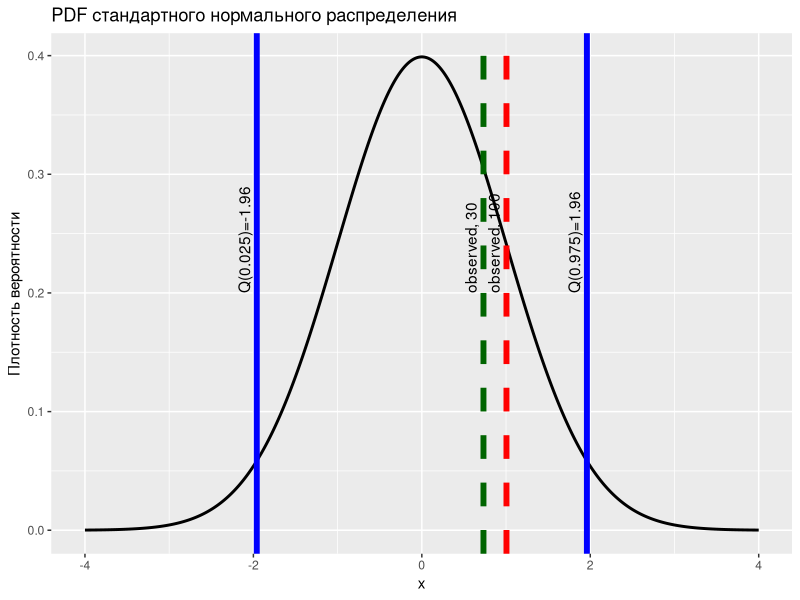
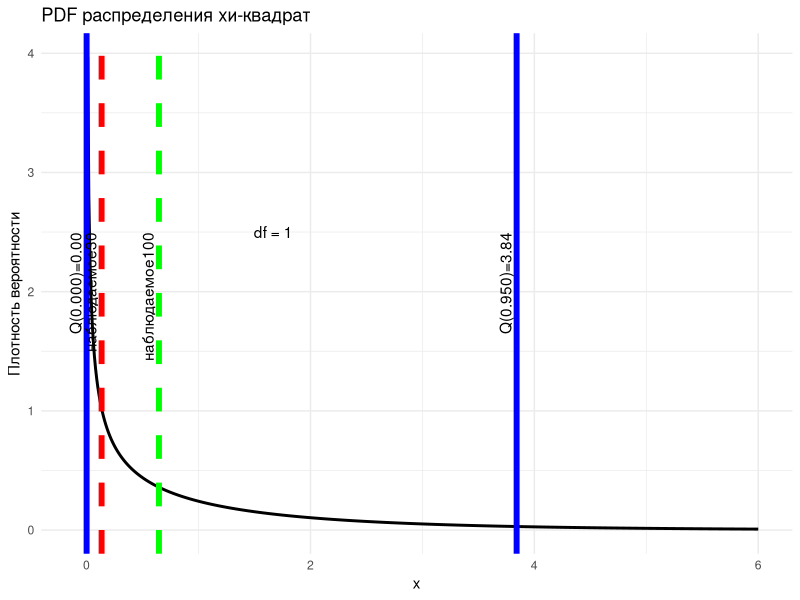
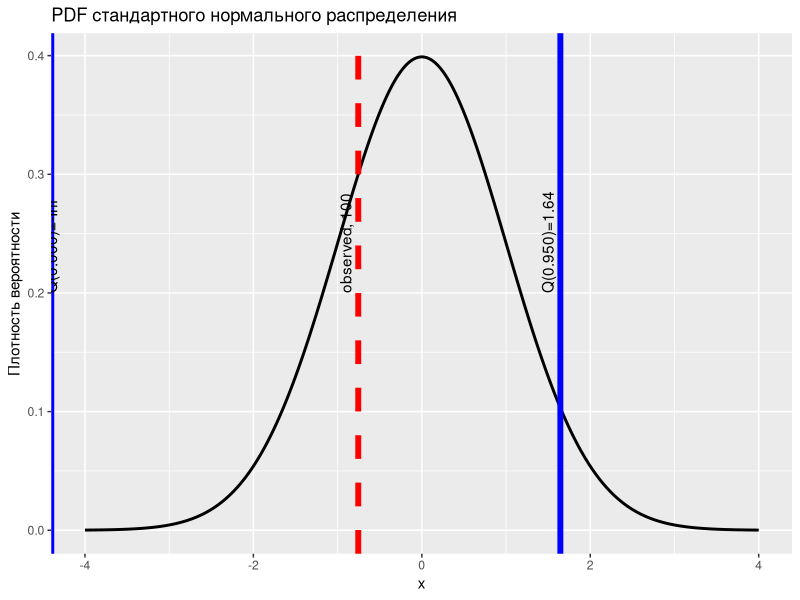
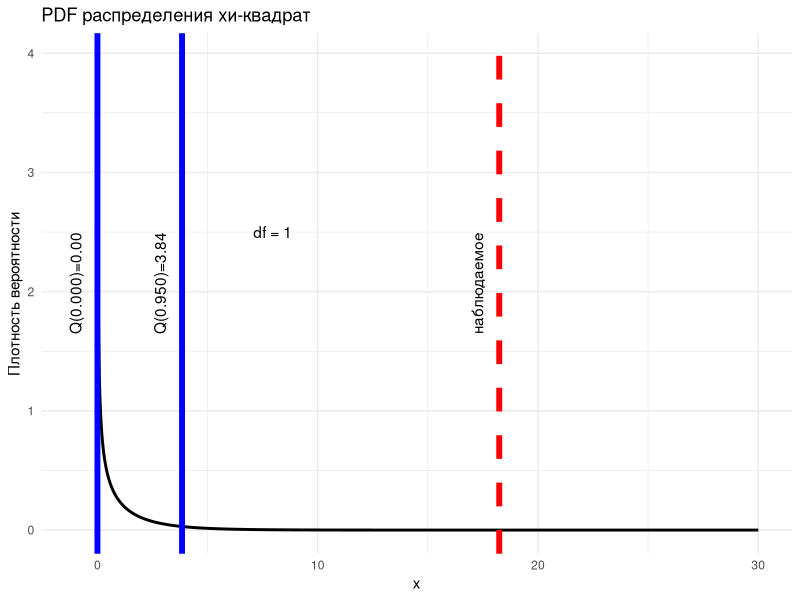
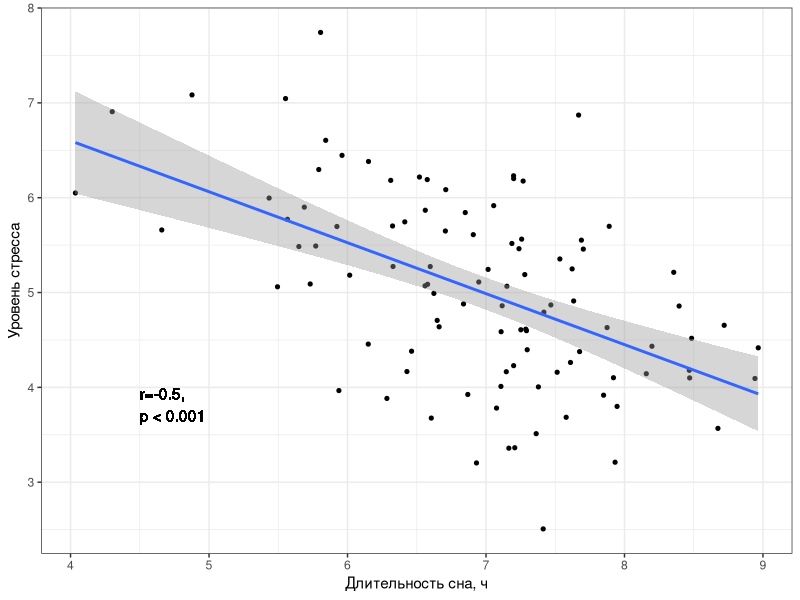

Reproduce these figures in R, in order.
## ---- chunk 1

knitr::opts_chunk$set(echo = T)
library(dplyr)

## ---- chunk 2

# Воспроизводимость результатов
set.seed(42)

# Общий размер выборки 
sample_size <- 100

# Генерация данных по физической активности (бинарная переменная) в фиксированном соотношении 1:1
#activity100 <- rbinom(sample_size, 1, 0.5)
activity100 <- c(rep(1, sample_size/2), rep(0, sample_size/2))

# Коммент 1. Общий размер выборки должен быть 100 (у Вас 200) - СКОРРЕКТИРОВАНО

# Генерация данных по наличию сердечно-сосудистых заболеваний (бинарная переменная)
# У активных людей меньше вероятность заболеть (0.5 vs 0.6)

#cardio100 <- c(rbinom(sample_size/2, 1, 0.5), rbinom(sample_size/2, 1, 0.6))
#cardio100 <- rbinom(sample_size, 1, ifelse(activity100 == 1, 0.5, 0.6))
cardio100 <- c(rep(1, 0.5*sample_size/2), rep(0, 0.5*sample_size/2), rep(0, 0.4*sample_size/2), rep(1, 0.6*sample_size/2))

# Коммент 2. У активных людей меньше вероятность заболеть (0.5 vs 0.6) (у Вас 0.55 на 0.55) - ИСПРАВЛЕНО НА ГЕНЕРАЦИЮ ВЫБОРКИ "В лоб"

table(activity100, cardio100)

#fisher.test(activity100, cardio100)

## ---- chunk 3

# Воспроизводимость результатов
set.seed(42)

# Общий размер выборки
sample_size <- 30

# Генерация данных по физической активности (бинарная переменная) в фиксированном соотношении 1:1
activity30 <- c(rep(1, sample_size/2), rep(0, sample_size/2)) 

# Коммент 3. Общий размер выборки должен быть 30 (у Вас 60) - СКОРРЕКТИРОВАНО

# Генерация данных по наличию сердечно-сосудистых заболеваний (бинарная переменная)
# У активных людей меньше вероятность заболеть (0.5 vs 0.6)

#cardio30 <- rbinom(sample_size, 1, ifelse(activity30 == 1, 0.5, 0.6)) 

# Коммент 4. У активных людей меньше вероятность заболеть (0.5 vs 0.6) (у Вас люди с низкой активностью болеют реже)- ОТВЕТ исправила на прямое задание кол-ва успехов

cardio30 <- c(rep(1, 7), rep(0, 8), rep(0, 0.4*sample_size/2), rep(1, 0.6*sample_size/2))

table(activity30, cardio30)

#fisher.test(activity30, cardio30)
    
## ---- chunk 4

# Функция для проведения z-теста для двух независимых долей
performTwoProportionZTest <- function(t) {
  
  x <- t[1,2]
  n1<- t[1,2]+t[1,1]
  
    y <- t[2,2]
  n2<- t[2,2]+t[2,1]
  
  # Расчет долей успешных исходов в выборках
  p1 <- x / n1
  p2 <- y / n2

  # Расчет объединенной доли успешных исходов
  P <- (x + y) / (n1 + n2)

  # Расчет стандартной ошибки
  SQ <- P * (1 - P) * (1/n1 + 1/n2)

  # Выполнение z-теста
  z_test_result <- (p1 - p2) / sqrt(SQ)

  return(z_test_result)
}

z_test_result100 <- performTwoProportionZTest(table(activity100,cardio100))
#print(z_test_result100)

z_test_result30 <- performTwoProportionZTest(table(activity30,cardio30))
#print(z_test_result30)


# Загрузка необходимого пакета ggplot2
library(ggplot2)


# Создание последовательности значений x
x_values <- seq(-4, 4, by = 0.01)

# Расчет значений Плотности Вероятности (PDF) для стандартного нормального распределения
pdf_normal <- dnorm(x_values, mean = 0, sd = 1)

# Квантили
quantiles <- c(0.025, 0.975)

quantile_values <- qnorm(quantiles, mean = 0, sd = 1)

# Создание данных для построения графика
pdf_data <- data.frame(x = x_values, Probability = pdf_normal)

# Создание графика PDF для визуализации стандартного нормального распределения
ggplot(pdf_data, aes(x = x)) +
  geom_line(aes(y = Probability), linewidth = 1, color = "black", linetype = "solid") +
  geom_vline(xintercept = quantile_values, linewidth = 2, linetype = "solid", color = "blue") +
  geom_vline(xintercept = z_test_result100, linewidth = 2, linetype = "dashed", color = "red") +
    geom_vline(xintercept = z_test_result30, linewidth = 2, linetype = "dashed", color = "darkgreen") +
  annotate("text", x = quantile_values[1]-0.15, y = 0.2, label = sprintf("Q(%.3f)=%.2f", quantiles[1], quantile_values[1]), hjust = 0, angle = 90) +
  annotate("text", x = quantile_values[2]-0.15, y = 0.2, label = sprintf("Q(%.3f)=%.2f", quantiles[2], quantile_values[2]), hjust = 0, angle = 90) +
  annotate("text", x = z_test_result100-0.15, y = 0.2, label = 'observed, 100', hjust = 0, angle = 90)+
  annotate("text", x = z_test_result30-0.15, y = 0.2, label = 'observed, 30', hjust = 0, angle = 90)+  
  labs(title = "PDF стандартного нормального распределения", x = "x", y = "Плотность вероятности")

p_value30 <- 2 * (1 - pnorm(abs(z_test_result30)))
p_value100 <- 2 * (1 - pnorm(abs(z_test_result100)))

## ---- chunk 5
# Загрузка необходимых библиотек
library(ggplot2)

# Определение степеней свободы для распределения хи-квадрат
df <- 1  # Подстраивайте степени свободы по мере необходимости

# Создание последовательности значений x
x_values <- seq(0.01, 30, by = 0.01)  # Подстраивайте диапазон и шаг по мере необходимости

# Расчет значений PDF для распределения хи-квадрат
pdf_chi_squared <- dchisq(x_values, df)

# Квантили
quantiles <- c(0.0, 0.95)

# Расчет критических значений для распределения хи-квадрат
critical_value_lower <- qchisq(quantiles[1], df)
critical_value_upper <- qchisq(quantiles[2], df)

# Расчет наблюдаемого значения хи-квадрат (замените на ваше фактическое наблюдаемое значение)
observed_chi_squared30 <- 0.1339  # Замените на ваше реальное наблюдаемое значение
observed_chi_squared100 <- 0.6464
# Создание data frame для построения графика
pdf_data <- data.frame(x = x_values, Probability = pdf_chi_squared)

# Создание графика PDF для визуализации распределения хи-квадрат
ggplot(pdf_data, aes(x = x, y = Probability)) +
  geom_line(size = 1, color = "black") +
  labs(title = "PDF распределения хи-квадрат", x = "x", y = "Плотность вероятности") +
  theme_minimal() +
  geom_vline(xintercept = c(critical_value_lower, critical_value_upper, observed_chi_squared30,observed_chi_squared100),
             linetype = c("solid", "solid", "dashed", "dashed"),
             color = c("blue", "blue", "red", "green"),
             size = c(2, 2, 2, 2)) +
  annotate("text", x = critical_value_lower - 0.1, y = 2.5, label = sprintf("Q(%.3f)=%.2f", quantiles[1], critical_value_lower), hjust = 1, angle = 90) +
  annotate("text", x = critical_value_upper - 0.1, y = 2.5, label = sprintf("Q(%.3f)=%.2f", quantiles[2], critical_value_upper), hjust = 1, angle = 90) +
  annotate("text", x = observed_chi_squared30 - 0.1, y = 2.5, label = 'наблюдаемое30', hjust = 1, angle = 90) +
    annotate("text", x = observed_chi_squared100 - 0.1, y = 2.5, label = 'наблюдаемое100', hjust = 1, angle = 90) +
  annotate("text", x = critical_value_upper - 2, y = 2.5, label = sprintf("df = %.0f", df), hjust = 1)+
  xlim(NA,6)


## ---- chunk 6
chi_result30 <- chisq.test(table(activity30, cardio30))
chi_result100 <- chisq.test(table(activity100, cardio100))

chi_result30$p.value
chi_result100$p.value

## ---- chunk 7

print(paste("4.  Критические значения статистики: ", round(quantile_values[1],2)," - ", round(quantile_values[2],2)))
      
print(paste("5.1  Наблюдаемое значение статистики для выборки в 100:", round(z_test_result100,2)))
print(paste("5.2  Наблюдаемое значение статистики для выборки в 30:", round(z_test_result30,2)))
print(paste("6.1  p-value для выборки в 100:", round(p_value100,3)))
print(paste("6.2  p-value для выборки в 30:", round(p_value30,3)))

# Коммент 5. Предлагаю пересмотреть результаты (данные изменятся) - ОТВЕТ пересчитала со скорректированным объемом выборки и заданием успехов в группах. Цифры изменились, но общие выводы нет.

## ---- chunk 8

# Воспроизводимость результатов
set.seed(42)

# Размер выборки (в каждой группе)
sample_size <- 80

#Допустим стандартное отклонение артериального давления в генеральной совокупности
sd_gen = 10


# В популяции c экспериментальным методом лечения средний уровень систолического артериального давления меньше (130 vs 135 mm) 
# Генерация данных для группы с новым методом лечения 
group1 <- rnorm(sample_size, 130, sd_gen)  # экспериментальная группа

# Генерация данных для группы со стандартным лечением
group2 <- rnorm(sample_size, 135, 1.2*sd_gen)  # контрольная группа

## ---- chunk 9
alpha=0.05
t_test <- t.test(group1, group2, var.equal = FALSE, alternative="less", conf.level=1-alpha)

# Квантили
quantiles <- c(0.05, 1)

df=158

t_critical_low <- qt(quantiles[1], df = df)
t_critical_up <-  qt(quantiles[2], df = df)

# Коммент 7. Предлагаю пересмотреть результаты принимая во внимание 9 комментарий
# ОТВЕТ  - Альтернативный вариант теста - Критерий Манна-Уитни-Уилкоксона для независимых выборок

w_test <- wilcox.test(group1, group2, alternative = "less", paired = FALSE, conf.level = 1- alpha, conf.int = TRUE, exact=FALSE)

# Квантили
quantiles <- c(0.05, 1)

w_critical_low <- qwilcox(quantiles[1], sample_size, sample_size)
w_critical_up <-  qwilcox(quantiles[2], sample_size, sample_size)

## ---- chunk 10
print("РЕЗУЛЬТАТ Т-КРИТЕРИЯ С МЕТОДОМ Уэлча")
print(paste("4. Критическое значение статистики: ", round(t_critical_low,2)))
print(paste("5. Наблюдаемое значение статистики:", round(t_test$statistic,2)))
print(paste("6. p-value:", format(t_test$p.value, scientific=T, digits=3)))
print(paste("ДИ:", round(t_test$conf.int[1],3), round(t_test$conf.int[2],3)))

print("РЕЗУЛЬТАТ КРИТЕРИЯ Манна-Уитни-Уилкоксона")
print(paste("4. Критическое значение статистики: ", round(w_critical_low,2)))
print(paste("5. Наблюдаемое значение статистики:", round(w_test$statistic,2)))
print(paste("6. p-value:", format(w_test$p.value, scientific=T, digits=3)))
print(paste("ДИ:", round(w_test$conf.int[1],3), round(w_test$conf.int[2],3)))

## ---- chunk 11

# Воспроизводимость результатов
set.seed(42)

# Размер выборки 
sample_size <- 30

# В популяции до реабилитации средний уровень физической активности меньше (50 vs 60) 
# Генерация данных до реабилитации
before <- rbinom(sample_size, 100, 0.5)

# Генерация данных после реабилитации
after <- rbinom(sample_size, 100, 0.6)  

## ---- chunk 12
alpha <- 0.05
w_test <- wilcox.test(before, after, alternative = "less", paired = TRUE, conf.level = 1- alpha, conf.int = TRUE, exact=FALSE)

?wilcox.test

# Квантили
quantiles <- c(0.05, 1)

w_critical_low <- qwilcox(quantiles[1], sample_size, sample_size)
w_critical_up <-  qwilcox(quantiles[2], sample_size, sample_size)

## ---- chunk 13

print(paste("4. Критическое значение статистики: ", round(w_critical_low,2), "-", round(w_critical_up,2)))
      
print(paste("5. Наблюдаемое значение статистики:", round(w_test$statistic,2)))

print(paste("6. p-value:", format(w_test$p.value, scientific=T, digits=3)))
print(paste("ДИ:", round(w_test$conf.int[1],3), round(w_test$conf.int[2],3)))



## ---- chunk 14

# Воспроизводимость результатов
set.seed(42)

# Общий размер выборки
sample_size <- 200


# В популяции экспериментального лечения вероятность нормальной физической активности больше (0.7 vs 0.65)
# Генерация данных по статусу лечение (бинарная переменная, новый метод или стандарт) в фиксированном соотношении 1:1
treatment <- c(rep(1, sample_size/2), rep(0, sample_size/2))

# Генерация данных по физической активности после лечения (бинарная переменная)
#activity <- c(rbinom(sample_size, 1, 0.7), rbinom(sample_size, 1, 0.65))
activity <- c(rep(1, 0.7*sample_size/2), rep(0, 0.3*sample_size/2), rep(0, 0.35*sample_size/2), rep(1, 0.65*sample_size/2))

table(treatment, activity)

# Коммент 10. Поработайте с генерацией данных. По условию всего 200 наблюдений, у вас всего 400. Кроме этого не соблюдены заложенные пропорции ОТВЕТ- переработала генерацию данных
    
## ---- chunk 15
# Функция для проведения z-теста для двух независимых долей
performTwoProportionZTest <- function(t) {
  
  x <- t[1,2]
  n1<- t[1,2]+t[1,1]
  
    y <- t[2,2]
  n2<- t[2,2]+t[2,1]
  
  # Расчет долей успешных исходов в выборках
  p1 <- x / n1
  p2 <- y / n2

  # Расчет объединенной доли успешных исходов
  P <- (x + y) / (n1 + n2)

  # Расчет стандартной ошибки
  SQ <- P * (1 - P) * (1/n1 + 1/n2)

  # Выполнение z-теста
  z_test_result <- (p1 - p2) / sqrt(SQ)

  return(z_test_result)
}

z_test_result <- performTwoProportionZTest(table(treatment, activity))
# Создание последовательности значений x
x_values <- seq(-4, 4, by = 0.01)

# Расчет значений Плотности Вероятности (PDF) для стандартного нормального распределения
pdf_normal <- dnorm(x_values, mean = 0, sd = 1)

# Квантили
quantiles <- c(0.0, 0.95)

quantile_values <- qnorm(quantiles, mean = 0, sd = 1)

# Создание данных для построения графика
pdf_data <- data.frame(x = x_values, Probability = pdf_normal)

# Создание графика PDF для визуализации стандартного нормального распределения
ggplot(pdf_data, aes(x = x)) +
  geom_line(aes(y = Probability), linewidth = 1, color = "black", linetype = "solid") +
  geom_vline(xintercept = quantile_values, linewidth = 2, linetype = "solid", color = "blue") +
  geom_vline(xintercept = z_test_result, linewidth = 2, linetype = "dashed", color = "red") +
  annotate("text", x = quantile_values[1]-0.15, y = 0.2, label = sprintf("Q(%.3f)=%.2f", quantiles[1], quantile_values[1]), hjust = 0, angle = 90) +
  annotate("text", x = quantile_values[2]-0.15, y = 0.2, label = sprintf("Q(%.3f)=%.2f", quantiles[2], quantile_values[2]), hjust = 0, angle = 90) +
  annotate("text", x = z_test_result-0.15, y = 0.2, label = 'observed, 100', hjust = 0, angle = 90)+
  labs(title = "PDF стандартного нормального распределения", x = "x", y = "Плотность вероятности")

p_value <- 2 * (1 - pnorm(abs(z_test_result)))

## ---- chunk 16

print(paste("4.  Критические значения статистики: ", round(quantile_values[1],2)," - ", round(quantile_values[2],2)))
print(paste("5.  Наблюдаемое значение статистики:", round(z_test_result,2)))
print(paste("6.  p-value:", format(p_value, scientific=T, digits=3)))

# Коммент 12. Предлагаю пересчитать и при сформулировать новые выводы
#ОТВЕТ-Пересчитала, но нулевую гипотезу не отвергаем

## ---- chunk 17

# Воспроизводимость результатов
set.seed(42)

# Размер выборки
sample_size <- 50

# Генерация данных до медитации (бинарная переменная) в фиксированном соотношении 1:1
before <- c(rbinom(sample_size, 1, 0.4))

# Генерация данных после медитации (бинарная переменная). После медитации вероятность наличия стресса меньше (0.2 vs 0.4)
after <- c(rbinom(sample_size, 1, 0.2))

#table(after, before)

my_matrix <- matrix(c(sum(before == 1 & after == 1),
                      sum(before == 0 & after == 1 ), 
                      sum(before == 1 & after == 0),
                      sum(before == 0 & after == 0)), 
             nrow = 2, ncol = 2, 
             dimnames = list("До" = c("Стресс +", "Стресс -"), 
                             "После" = c("Стресс +", "Стресс -")))

print(my_matrix)

# Коммент 13. Поработайте с генерацией данных. По условию всего 50 наблюдений, у вас всего 100. Кроме этого не учтены пропорции и особенности составления таблиц для повторных измерений -
# ОТВЕТ - исправлено, при генерации считаем, что вероятность наличия стресса после медитации независит от наличия стресса до медитации

## ---- chunk 18
# Значение нулевой гипотезы
#p0 <- 0.5


# Рассчет стандартного отклонения
#stdev <- sqrt(p0*(1-p0))

# Выполнение z-теста
#z_test <- BSDA::z.test(after, mu = p0, alternative = "two.sided", sigma.x = stdev)

#quantiles <- c(0.025, 0.975)

#quantile_values <- qnorm(quantiles, mean = 0, sd = 1)


# Загрузка необходимых библиотек
library(ggplot2)

# Определение степеней свободы для распределения хи-квадрат
df <- 1  # Подстраивайте степени свободы по мере необходимости

# Создание последовательности значений x
x_values <- seq(0.01, 30, by = 0.01)  # Подстраивайте диапазон и шаг по мере необходимости

# Расчет значений PDF для распределения хи-квадрат
pdf_chi_squared <- dchisq(x_values, df)

# Квантили
quantiles <- c(0.0, 0.95)

# Расчет критических значений для распределения хи-квадрат
critical_value_lower <- qchisq(quantiles[1], df)
critical_value_upper <- qchisq(quantiles[2], df)

# Расчет наблюдаемого значения хи-квадрат (замените на ваше фактическое наблюдаемое значение)
observed_chi_squared <- (my_matrix[1,2] - my_matrix[2,1])*(my_matrix[1,2] - my_matrix[2,1])/(my_matrix[1,2] + my_matrix[2,1])

# Создание data frame для построения графика
pdf_data <- data.frame(x = x_values, Probability = pdf_chi_squared)

# Создание графика PDF для визуализации распределения хи-квадрат
ggplot(pdf_data, aes(x = x, y = Probability)) +
  geom_line(size = 1, color = "black") +
  labs(title = "PDF распределения хи-квадрат", x = "x", y = "Плотность вероятности") +
  theme_minimal() +
  geom_vline(xintercept = c(critical_value_lower, critical_value_upper, observed_chi_squared),
             linetype = c("solid", "solid", "dashed"),
             color = c("blue", "blue", "red"),
             size = c(2, 2, 2)) +
  annotate("text", x = critical_value_lower - 1, y = 2.5, label = sprintf("Q(%.3f)=%.2f", quantiles[1], critical_value_lower), hjust = 1, angle = 90) +
  annotate("text", x = critical_value_upper - 1, y = 2.5, label = sprintf("Q(%.3f)=%.2f", quantiles[2], critical_value_upper), hjust = 1, angle = 90) +
  annotate("text", x = observed_chi_squared - 1, y = 2.5, label = 'наблюдаемое', hjust = 1, angle = 90) +
   
  annotate("text", x = critical_value_upper + 5, y = 2.5, label = sprintf("df = %.0f", df), hjust = 1)+
  xlim(NA,30)




mcn_test <- mcnemar.test(my_matrix, correct = FALSE)

## ---- chunk 19

print(paste("4.  Критические значения статистики: ", round(critical_value_lower,2)," - ", round(critical_value_upper,2)))
print(paste("5.  Наблюдаемое значение статистики:", round(mcn_test$statistic,2)))
print(paste("6.  p-value:", format(mcn_test$p.value, scientific=T,digits=3)))


## ---- chunk 20

# Воспроизводимость результатов
set.seed(42)

# Размер выборки для каждой группы
sample_size <- 20


# В популяции c экспериментальным методом лечения среднее депрессии меньше (55 vs 68) 
# Генерация данных для экспериментальной группы 
group1 <- rbinom(sample_size, 100, 0.55)  # экспериментальная группа

# Генерация данных для группы со стандартным лечением
group2 <- rbinom(sample_size, 100, 0.68)  # контрольная группа

mean(group1) - mean(group2)

## ---- chunk 21
alpha <- 0.05
w_test <- wilcox.test(group1, group2, alternative = "two.sided", paired = FALSE, conf.level = 1- alpha, conf.int = TRUE, exact=FALSE)

# Квантили
quantiles <- c(0.025, 0.975)

w_critical_low <- qwilcox(quantiles[1], sample_size, sample_size)
w_critical_up <-  qwilcox(quantiles[2], sample_size, sample_size)

## ---- chunk 22

print(paste("4. Критическое значение статистики: ", round(w_critical_low,2), "-", round(w_critical_up,2)))
      
print(paste("5. Наблюдаемое значение статистики:", round(w_test$statistic,2)))

print(paste("6. p-value:", format(w_test$p.value, scientific=T, digits=3)))
print(paste("ДИ:", round(w_test$conf.int[1],3), round(w_test$conf.int[2],3)))

## ---- chunk 23

library(mvtnorm) # библиотека mvtnorm для работы с многомерным нормальным распределением

# Воспроизводимость результатов
set.seed(42)

# Размер выборки
sample_size <- 100

# Средние значения для длительности сна (HoursOfSleep) и уровня стресса (StressLevel) в популяции
means <- c(7, 5)  

# Матрица ковариации. В ислледуемой популяции HoursOfSleep и StressLevel ассоциированы отрицательно (r = -0.5)
cov_matrix <- matrix(c(1, -0.5, -0.5, 1), nrow = 2)

df <- rmvnorm(n = sample_size, 
              mean = means, 
              sigma = cov_matrix) %>% 
      as_tibble() %>%
      setNames(c("HoursOfSleep", "StressLevel"))  

## ---- chunk 24
library(ggplot2)
c_test <- cor.test(df$HoursOfSleep, df$StressLevel,
         alternative = c("two.sided"),
         method = c("pearson"),
         exact = NULL, conf.level = 0.95)

# Квантили
quantiles <- c(0.025, 0.975)

dff=sample_size-2

t_critical_low <- qt(quantiles[1], df = dff)
t_critical_up <-  qt(quantiles[2], df = dff)


ggplot(df, aes(x = HoursOfSleep, y = StressLevel)) + 
    geom_point(size = 1.1)  + 
    labs(x = "Длительность сна, ч", 
         y = "Уровень стресса") + 
    geom_text(x = 4.5, 
              y = 4,
              label = "r=-0.5,\np < 0.001",
              hjust = 0,
              vjust = 1) + 
    
    # Добавим линию регрессии
    
    geom_smooth(method = "lm") +
    
    # Поменяем оформление графика
    theme_bw()


## ---- chunk 25

print(paste("4.  Критическое значение статистики: ", round(t_critical_low,2), "-", round(t_critical_up,2)))
      
print(paste("5. Наблюдаемое значение статистики:", round(c_test$statistic,2)))

print(paste("6.  p-value:", format(c_test$p.value, scientific=T, digits=3)))
print(paste("ДИ:", round(c_test$conf.int[1],3), round(c_test$conf.int[2],3)))
